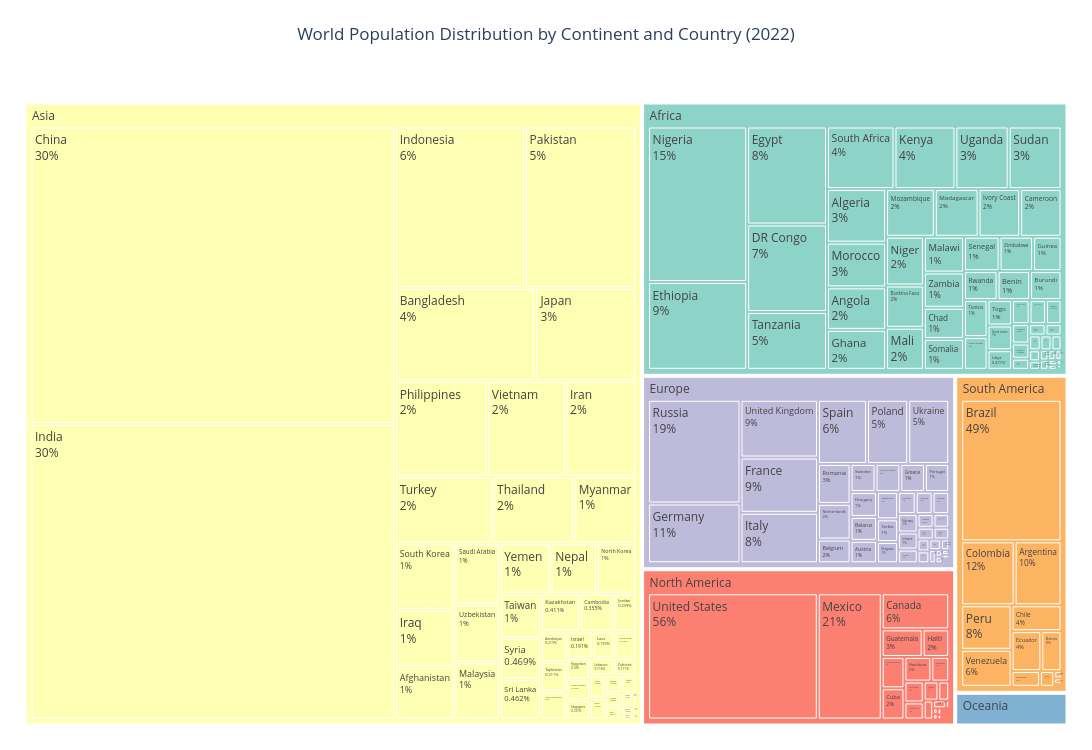

Source (notebook cell):
### Markdown cell above
**Chart choice & justification:** *Which chart did you choose, and why? Justify design choices.
I selected a Treemap chart

I selected a Treemap chart to visualize the distribution of the world's population across continents and individual countries in 2022. This chart is suitable because it represents hierarchical data in a single figure. The larger rectangles represent continents, while the smaller rectangles represent the countries within them. The size of each rectangle corresponds to its population. Different colours help distinguish continents and make comparisons easier. This visualization helps identify which continents and countries have the largest populations.

### Code cell
# Q6 - Where do the world's 8 billion people live?

# Filter population data for 2022
pop_2022 = df_long[df_long['Year'] == 2022].copy()

# Ensure population is numeric
pop_2022['Population'] = pd.to_numeric(
    pop_2022['Population'], errors='coerce'
)

# Remove missing or invalid values
pop_2022 = pop_2022.dropna(
    subset=['Continent', 'Country', 'Population']
)

pop_2022 = pop_2022[pop_2022['Population'] > 0]

# Create Treemap
fig = px.treemap(
    pop_2022,
    path=['Continent', 'Country'],
    values='Population',
    color='Continent',
    title="World Population Distribution by Continent and Country (2022)",
    color_discrete_sequence=px.colors.qualitative.Set3
)

# Improve chart design
fig.update_layout(
    width=1200,
    height=750,
    title_x=0.5,
    margin=dict(t=80, l=20, r=20, b=20)
)

fig.update_traces(
    textinfo='label+percent parent',
    hovertemplate=(
        '<b>%{label}</b><br>'
        'Population: %{value:,.0f}<br>'
        '<extra></extra>'
    )
)

fig.show()

### Figure 1 — Plotly figure (JSON) as saved in the notebook; plotly's stock layout.template omitted (floating-point values rounded to 4 significant figures; data arrays with more than 128 entries replaced by an {"elided": "..."} marker saying what was removed)
{"data": [{"branchvalues": "total", "customdata": {"elided": "240x1 str values"}, "domain": {"x": [0, 1], "y": [0, 1]}, "hovertemplate": "<b>%{label}</b><br>Population: %{value:,.0f}<br><extra></extra>", "ids": {"elided": "240 str values"}, "labels": {"elided": "240 str values"}, "marker": {"colors": {"elided": "240 str values"}}, "name": "", "parents": {"elided": "240 str values"}, "textinfo": "label+percent parent", "type": "treemap", "values": {"elided": "240 float values"}}], "layout": {"height": 750, "legend": {"tracegroupgap": 0}, "margin": {"b": 20, "l": 20, "r": 20, "t": 80}, "title": {"text": "World Population Distribution by Continent and Country (2022)", "x": 0.5}, "treemapcolorway": ["rgb(141,211,199)", "rgb(255,255,179)", "rgb(190,186,218)", "rgb(251,128,114)", "rgb(128,177,211)", "rgb(253,180,98)", "rgb(179,222,105)", "rgb(252,205,229)", "rgb(217,217,217)", "rgb(188,128,189)", "rgb(204,235,197)", "rgb(255,237,111)"], "width": 1200}}
